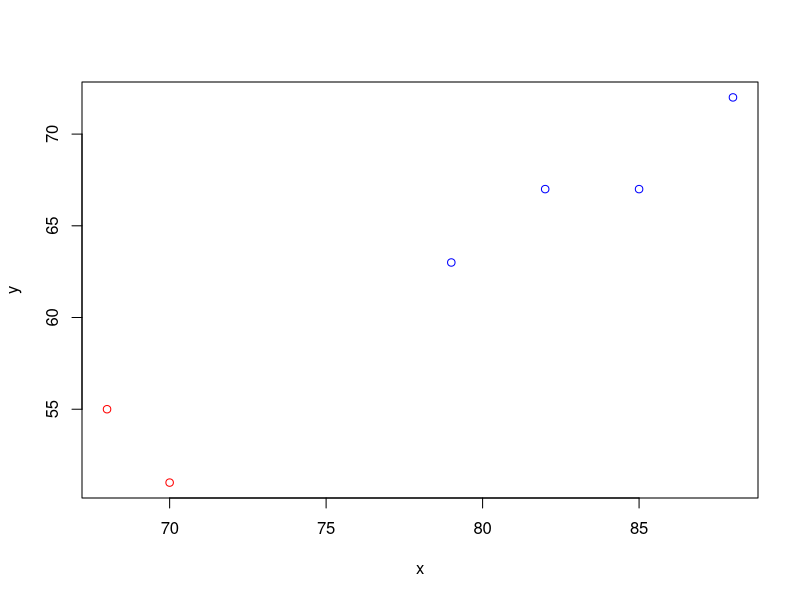

Reproduce this figure in R.
library(cluster)
library(ggplot2)
library(plyr)
library(lattice)
library(graphics)

x <- c(85,70,68,79,82,88)
y <- c(67,51,55,63,67,72)
clsample <- data.frame(x,y)
clsample
dim(clsample)
clsample1 <- data.matrix(clsample)
clsample1
cldata <- clsample[,1:2]
cldata
class(cldata)
# k-means clustering
km <- kmeans(cldata, centers = 2, nstart = 10)
km
km$cluster # clustering vector
km$centers # centroid of each cluster
km$withinss
km$betweenss
km$totss
# Visualizing clusters
plot(cldata[km$cluster == 1,], col = "red",xlim = c(min(cldata[,1]),max(cldata[,1])),ylim = c(min(cldata[,2]),max(cldata[,2])))
points(cldata[km$cluster == 2,],col = "blue")